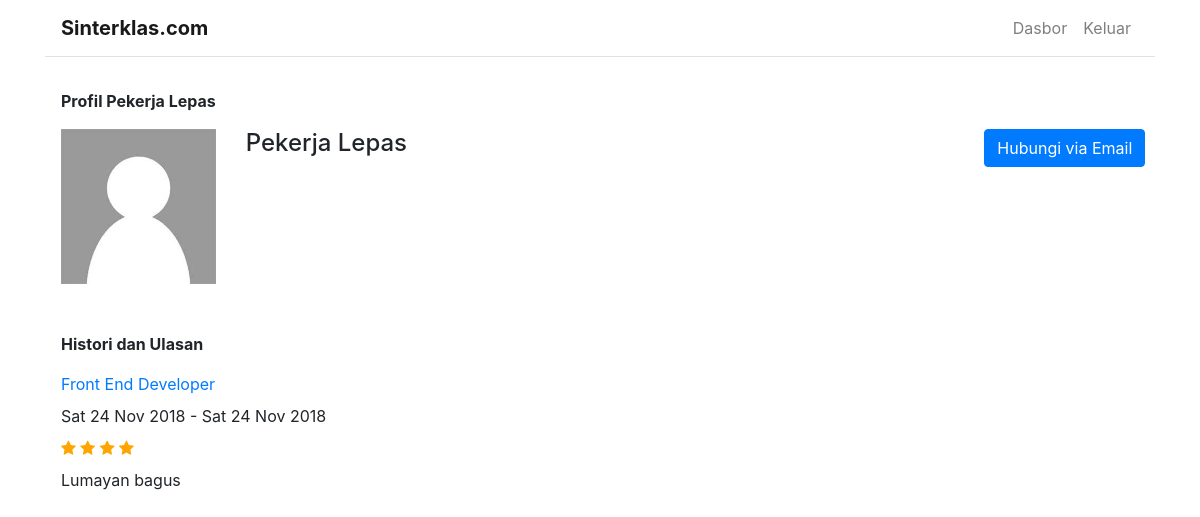
Page /profile/pl on the committed database.
### users/models.py (models this page shows, shortened)
class User(AbstractUser):
    photo = models.ImageField(upload_to='users', default='users/default.jpg')
    bio = models.TextField(blank=True)
    location = models.CharField(max_length=100, blank=True)
    linkedin_url = models.CharField(max_length=200, blank=True)

### jobs/models.py (models this page shows, shortened)
class Employment(models.Model):
    application = models.ForeignKey(Application, on_delete=models.CASCADE)
    date_started = models.DateTimeField(auto_now_add=True)
    date_ended = models.DateTimeField(blank=True, null=True)
    is_done = models.BooleanField(default=False)
    rating = models.IntegerField(null=True)
    review = models.TextField(blank=True, null=True)

class Application(models.Model):
    user = models.ForeignKey(settings.AUTH_USER_MODEL, on_delete=models.CASCADE)
    job = models.ForeignKey(Job, on_delete=models.CASCADE)
    date_created = models.DateTimeField(auto_now_add=True)
    is_accepted = models.BooleanField(default=False)

class Job(models.Model):
    title = models.CharField(max_length=100)
    description = models.TextField()
    location = models.CharField(max_length=100, blank=True)
    date_created = models.DateTimeField(auto_now_add=True)
    is_taken = models.BooleanField(default=False)
    user = models.ForeignKey(settings.AUTH_USER_MODEL, on_delete=models.CASCADE)

### users/views.py (the view)
# urls.py: path('profile/<username>', views.profile, name='profile'),
def profile(request, username):
    user = get_object_or_404(User, username=username)
    employments = Employment.objects.filter(application__user__username=username, is_done=True)
    return render(request, 'users/profile.html', {
        'user': user,
        'employments': employments
    })

### users/templates/users/profile.html (shortened to what this page needs)
{% extends 'base.html' %}
{% block content %}
  <p><b>Profil Pekerja Lepas</b></p>
  <div class="row profile mb-5">
    <div class="col-md-2">
      <img src="{{ MEDIA_URL }}{{ user.photo }}" width="100%" class="profile-photo">
    </div>
    <div class="col-md-8">
      <h1>{{ user.get_full_name }}</h1>
    </div>
    <div class="col-md-2">
      <a href="mailto:{{ user.email }}" class="btn btn-primary">Hubungi via Email</a>
    </div>
  </div>
  <p><b>Histori dan Ulasan</b></p>
  {% for employment in employments %}
    <div class="job mb-5">
      <p><a href="{% url 'job' id=employment.application.job.id %}">{{ employment.application.job.title }}</a></p>
      <p>{{ employment.date_started|date:"D d M Y" }} - {{ employment.date_ended|date:"D d M Y" }}</p>
      <p>
        {% for _ in "x"|rjust:employment.rating %}
          <span class="fa fa-star checked"></span>
        {% endfor %}
      </p>
      <p>{{ employment.review }}</p>
    </div>
  {% endfor %}
{% endblock %}

### rows in the picture
User: photo (placeholder picture), get_full_name "Pekerja Lepas"
Employment: application.job "Front End Developer", date_started "Sat 24 Nov 2018", date_ended "Sat 24 Nov 2018", rating 4 (drawn), review "Lumayan bagus"
